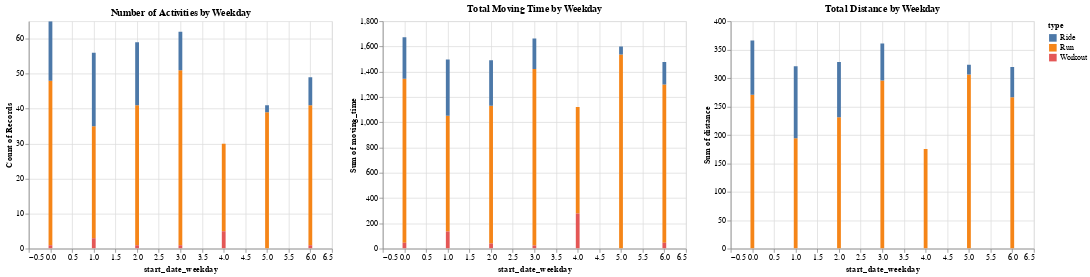

Notebook code for this chart:
### Code cell
data = df[['id','type','start_date_weekday','moving_time','distance']].copy()

chart_activities = alt.Chart(data).mark_bar().encode(
    x='start_date_weekday',
    y='count(id)',
    color='type',
    tooltip=['start_date_weekday','type','count(id)']
).interactive()

chart_time = alt.Chart(data).mark_bar().encode(
    x='start_date_weekday',
    y='sum(moving_time)',
    color='type',
    tooltip=['start_date_weekday','type','sum(moving_time)']
).interactive()

chart_distance = alt.Chart(data).mark_bar().encode(
    x='start_date_weekday',
    y='sum(distance)',
    color='type',
    tooltip=['start_date_weekday','type','sum(distance)']
).interactive()

chart_activities.title = 'Number of Activities by Weekday'
chart_time.title = 'Total Moving Time by Weekday'
chart_distance.title = 'Total Distance by Weekday'

chart = alt.hconcat(chart_activities, chart_time, chart_distance)

chart

### Figure 1 — Vega-Lite specification as saved in the notebook (floating-point values rounded to 4 significant figures; data arrays with more than 128 entries replaced by an {"elided": "..."} marker saying what was removed)
{"config": {"view": {"continuousWidth": 400, "continuousHeight": 300}}, "hconcat": [{"mark": "bar", "encoding": {"color": {"type": "nominal", "field": "type"}, "tooltip": [{"type": "quantitative", "field": "start_date_weekday"}, {"type": "nominal", "field": "type"}, {"type": "quantitative", "aggregate": "count", "field": "id"}], "x": {"type": "quantitative", "field": "start_date_weekday"}, "y": {"type": "quantitative", "aggregate": "count", "field": "id"}}, "selection": {"selector004": {"type": "interval", "bind": "scales", "encodings": ["x", "y"]}}, "title": "Number of Activities by Weekday"}, {"mark": "bar", "encoding": {"color": {"type": "nominal", "field": "type"}, "tooltip": [{"type": "quantitative", "field": "start_date_weekday"}, {"type": "nominal", "field": "type"}, {"type": "quantitative", "aggregate": "sum", "field": "moving_time"}], "x": {"type": "quantitative", "field": "start_date_weekday"}, "y": {"type": "quantitative", "aggregate": "sum", "field": "moving_time"}}, "selection": {"selector005": {"type": "interval", "bind": "scales", "encodings": ["x", "y"]}}, "title": "Total Moving Time by Weekday"}, {"mark": "bar", "encoding": {"color": {"type": "nominal", "field": "type"}, "tooltip": [{"type": "quantitative", "field": "start_date_weekday"}, {"type": "nominal", "field": "type"}, {"type": "quantitative", "aggregate": "sum", "field": "distance"}], "x": {"type": "quantitative", "field": "start_date_weekday"}, "y": {"type": "quantitative", "aggregate": "sum", "field": "distance"}}, "selection": {"selector006": {"type": "interval", "bind": "scales", "encodings": ["x", "y"]}}, "title": "Total Distance by Weekday"}], "data": {"name": "data-236aa05f486a7c9f74cd9db16cccfebd"}, "$schema": "https://vega.github.io/schema/vega-lite/v4.8.1.json", "datasets": {"data-236aa05f486a7c9f74cd9db16cccfebd": {"elided": "362 records"}}}
